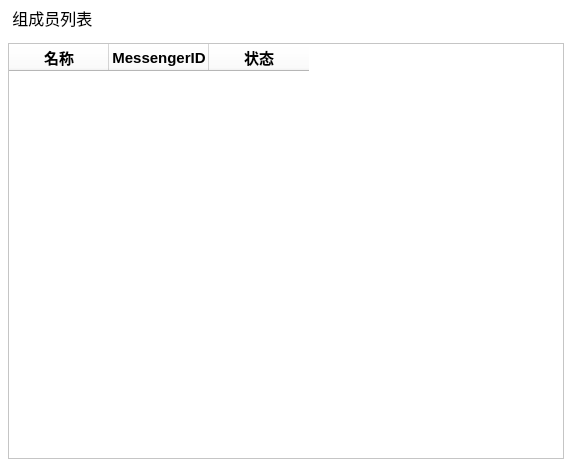
<?xml version="1.0" encoding="UTF-8"?>
<ui version="4.0">
 <class>CDlgTalk_grp_members</class>
 <widget class="QWidget" name="CDlgTalk_grp_members">
  <property name="geometry">
   <rect>
    <x>0</x>
    <y>0</y>
    <width>572</width>
    <height>467</height>
   </rect>
  </property>
  <property name="windowTitle">
   <string>CDlgTalk_grp_members</string>
  </property>
  <layout class="QHBoxLayout" name="horizontalLayout">
   <property name="spacing">
    <number>0</number>
   </property>
   <property name="leftMargin">
    <number>0</number>
   </property>
   <property name="topMargin">
    <number>0</number>
   </property>
   <property name="rightMargin">
    <number>0</number>
   </property>
   <property name="bottomMargin">
    <number>0</number>
   </property>
   <item>
    <widget class="QWidget" name="widget" native="true">
     <property name="styleSheet">
      <string notr="true">background:#fff</string>
     </property>
     <layout class="QVBoxLayout" name="verticalLayout">
      <property name="spacing">
       <number>0</number>
      </property>
      <property name="leftMargin">
       <number>8</number>
      </property>
      <property name="topMargin">
       <number>3</number>
      </property>
      <property name="rightMargin">
       <number>8</number>
      </property>
      <property name="bottomMargin">
       <number>8</number>
      </property>
      <item>
       <widget class="QWidget" name="widget_2" native="true">
        <property name="minimumSize">
         <size>
          <width>0</width>
          <height>30</height>
         </size>
        </property>
        <property name="maximumSize">
         <size>
          <width>16777215</width>
          <height>30</height>
         </size>
        </property>
        <layout class="QHBoxLayout" name="horizontalLayout_2">
         <property name="spacing">
          <number>0</number>
         </property>
         <property name="leftMargin">
          <number>0</number>
         </property>
         <property name="topMargin">
          <number>0</number>
         </property>
         <property name="rightMargin">
          <number>0</number>
         </property>
         <property name="bottomMargin">
          <number>0</number>
         </property>
         <item>
          <widget class="QLabel" name="label">
           <property name="styleSheet">
            <string notr="true">font-size:16px</string>
           </property>
           <property name="text">
            <string> 组成员列表</string>
           </property>
          </widget>
         </item>
         <item>
          <widget class="QPushButton" name="btnClose">
           <property name="minimumSize">
            <size>
             <width>30</width>
             <height>30</height>
            </size>
           </property>
           <property name="maximumSize">
            <size>
             <width>30</width>
             <height>30</height>
            </size>
           </property>
           <property name="styleSheet">
            <string notr="true">image: url(:Resources/Images/WinMain/sysbtn_close_normal.png);
border:none;</string>
           </property>
           <property name="text">
            <string/>
           </property>
          </widget>
         </item>
        </layout>
       </widget>
      </item>
      <item>
       <widget class="QWidget" name="widget_3" native="true">
        <layout class="QVBoxLayout" name="verticalLayout_2">
         <property name="spacing">
          <number>0</number>
         </property>
         <property name="leftMargin">
          <number>0</number>
         </property>
         <property name="topMargin">
          <number>10</number>
         </property>
         <property name="rightMargin">
          <number>0</number>
         </property>
         <property name="bottomMargin">
          <number>0</number>
         </property>
         <item>
          <widget class="QTableWidget" name="tableWidget">
           <column>
            <property name="text">
             <string>名称</string>
            </property>
            <property name="font">
             <font>
              <pointsize>11</pointsize>
              <weight>75</weight>
              <bold>true</bold>
             </font>
            </property>
           </column>
           <column>
            <property name="text">
             <string>MessengerID</string>
            </property>
            <property name="font">
             <font>
              <pointsize>11</pointsize>
              <weight>75</weight>
              <bold>true</bold>
             </font>
            </property>
           </column>
           <column>
            <property name="text">
             <string>状态</string>
            </property>
            <property name="font">
             <font>
              <pointsize>11</pointsize>
              <weight>75</weight>
              <bold>true</bold>
             </font>
            </property>
           </column>
          </widget>
         </item>
        </layout>
       </widget>
      </item>
     </layout>
    </widget>
   </item>
  </layout>
 </widget>
 <layoutdefault spacing="6" margin="11"/>
 <resources/>
 <connections>
  <connection>
   <sender>btnClose</sender>
   <signal>clicked(bool)</signal>
   <receiver>CDlgTalk_grp_members</receiver>
   <slot>close()</slot>
   <hints>
    <hint type="sourcelabel">
     <x>482</x>
     <y>14</y>
    </hint>
    <hint type="destinationlabel">
     <x>251</x>
     <y>233</y>
    </hint>
   </hints>
  </connection>
 </connections>
</ui>
